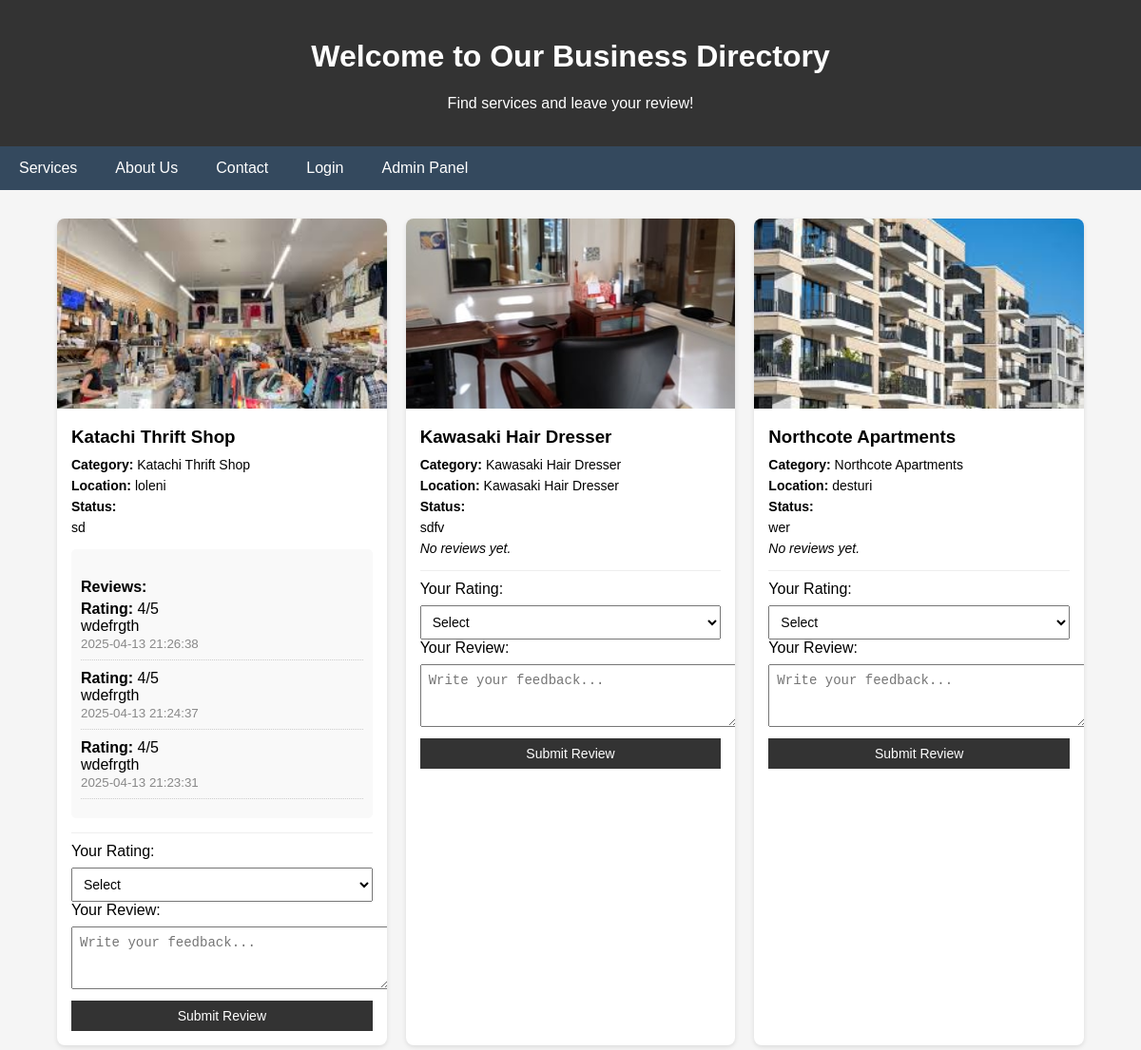
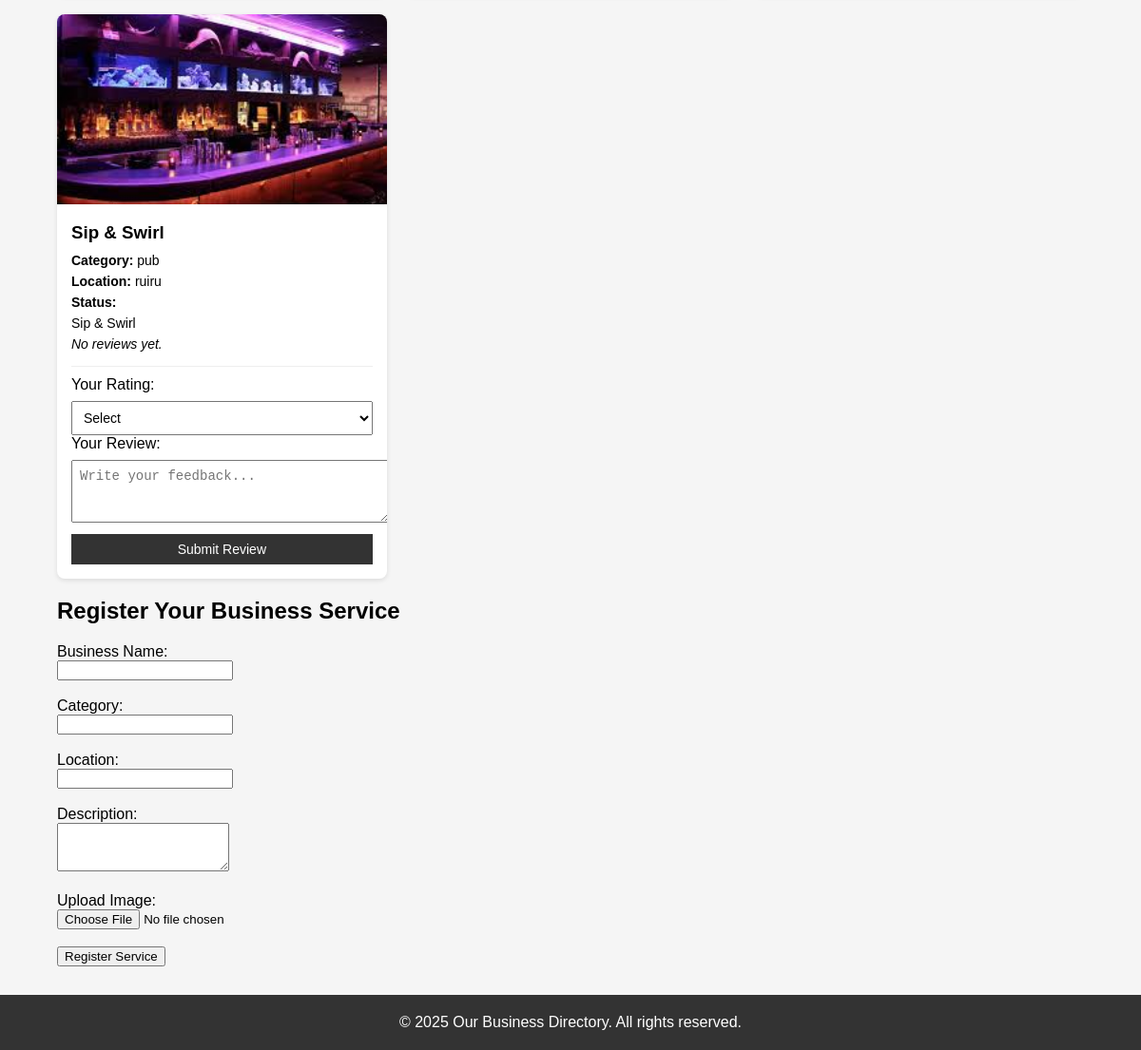
The page / on the database its author committed (2 pictures, top to bottom).
### tables this page shows
CREATE TABLE `services` (
  `id` int(11) NOT NULL,
  `business_name` varchar(255) DEFAULT NULL,
  `description` text DEFAULT NULL,
  `category` varchar(100) DEFAULT NULL,
  `location` varchar(255) DEFAULT NULL,
  `rating` float DEFAULT NULL,
  `image` varchar(255) DEFAULT NULL
);

CREATE TABLE `reviews` (
  `id` int(11) NOT NULL,
  `business_id` int(11) DEFAULT NULL,
  `rating` int(11) DEFAULT NULL,
  `review_text` text DEFAULT NULL,
  `created_at` timestamp NOT NULL DEFAULT current_timestamp()
);

### index.php (the view, shortened to what this page needs)
<?php
$conn = new mysqli("localhost", "root", "", "finder", '3307');
?>
<!DOCTYPE html>
<html lang="en">
<head>
</head>
<body>
<header>
    <h1>Welcome to Our Business Directory</h1>
    <p>Find services and leave your review!</p>
</header>
<nav>
    <a href="#services">Services</a>
    <a href="about.php">About Us</a>
    <a href="contact.php">Contact</a>
    <a href="login.php">Login</a>
    <a href="admin/login.php">Admin Panel</a>
</nav>
<div class="container">
    <div class="services-grid">
        <?php
        $sql = "SELECT * FROM services";
        $result = $conn->query($sql);
        if ($result && $result->num_rows > 0) {
            while ($row = $result->fetch_assoc()) {
                $business_id = $row['id'];
                echo '<div class="card">';
                echo '<img src="' . htmlspecialchars($row['image']) . '" alt="Image">';
                echo '<div class="card-body">';
                echo '<h3>' . htmlspecialchars($row['business_name']) . '</h3>';
                echo '<p><strong>Category:</strong> ' . htmlspecialchars($row['category']) . '</p>';
                echo '<p><strong>Location:</strong> ' . htmlspecialchars($row['location']) . '</p>';
                echo '<p><strong>Status:</strong> ' . htmlspecialchars($row['status']) . '</p>';
                echo '<p>' . htmlspecialchars($row['description']) . '</p>';
                $review_sql = "SELECT * FROM reviews WHERE business_id = $business_id ORDER BY created_at DESC";
                $review_result = $conn->query($review_sql);
                if ($review_result && $review_result->num_rows > 0) {
                    echo '<div class="reviews">';
                    echo '<h4>Reviews:</h4>';
                    while ($review = $review_result->fetch_assoc()) {
                        echo '<div class="review">';
                        echo '<strong>Rating:</strong> ' . htmlspecialchars($review['rating']) . '/5<br>';
                        echo htmlspecialchars($review['review_text']) . '<br>';
                        echo '<small>' . $review['created_at'] . '</small>';
                        echo '</div>';
                    }
                    echo '</div>';
                } else {
                    echo '<p><em>No reviews yet.</em></p>';
                }
                echo '<div class="review-form">';
                echo '<form method="POST">';
                echo '<label for="rating">Your Rating:</label>';
                echo '<select name="rating" required>
                        <option value="">Select</option>
                        <option value="5">5 - Excellent</option>
                        <option value="4">4 - Good</option>
                        <option value="3">3 - Fair</option>
                        <option value="2">2 - Poor</option>
                        <option value="1">1 - Bad</option>
                      </select>';
                echo '<label for="review_text">Your Review:</label>';
                echo '<textarea name="review_text" rows="3" required placeholder="Write your feedback..."></textarea>';
                echo '<button type="submit" name="submit_review">Submit Review</button>';
                echo '</form>';
                echo '</div>';
                echo '</div>';
                echo '</div>';
            }
        } else {
            echo "<p>No services found.</p>";
        }
        ?>
    </div>
    <h2>Register Your Business Service</h2>
    <form method="POST" enctype="multipart/form-data">
        <label>Business Name:</label><br>
        <input type="text" name="business_name" required><br><br>
        <label>Category:</label><br>
        <input type="text" name="category" required><br><br>
        <label>Location:</label><br>
        <input type="text" name="location" required><br><br>
        <label>Description:</label><br>
        <textarea name="description" rows="3" required></textarea><br><br>
        <label>Upload Image:</label><br>
        <input type="file" name="image" accept="image/*" required><br><br>
        <button type="submit" name="register_service">Register Service</button>
    </form>
</div>
<footer>
    &copy; <?php echo date("Y"); ?> Our Business Directory. All rights reserved.
</footer>
</body>
</html>

### index.php (style rules this page uses)
body { font-family: Arial, sans-serif; background: #f5f5f5; margin: 0; padding: 0; }
header, footer { background-color: #333; color: white; text-align: center; padding: 20px; }
nav { background-color: #34495e; overflow: hidden; }
nav a { float: left; display: block; color: #fff; padding: 14px 20px; text-decoration: none; }
.container { width: 90%; max-width: 1200px; margin: auto; padding: 30px 10px; }
.services-grid { display: grid; grid-template-columns: repeat(auto-fill, minmax(300px, 1fr)); gap: 20px; }
.card { background: #fff; border-radius: 8px; overflow: hidden; box-shadow: 0 2px 5px rgba(0,0,0,0.1); transition: 0.3s; }
.card img { width: 100%; height: 200px; object-fit: cover; }
.card-body { padding: 15px; }
.card-body h3 { margin: 0 0 10px; }
.card-body p { margin: 6px 0; font-size: 14px; }
.review-form { margin-top: 15px; padding-top: 10px; border-top: 1px solid #eee; }
.review-form textarea, .review-form select, .review-form button { width: 100%; padding: 8px; margin-top: 8px; font-size: 14px; }
.review-form button { background-color: #333; color: white; border: none; cursor: pointer; }
.reviews { background: #f9f9f9; margin-top: 15px; padding: 10px; border-radius: 5px; }
.reviews h4 { margin-bottom: 5px; }
.review { margin-bottom: 10px; border-bottom: 1px dotted #ccc; padding-bottom: 8px; }
.review small { color: #888; }

### rows shown on the page
services: image (picture), business_name "Katachi Thrift Shop", category "Katachi Thrift Shop", location "loleni", description "sd"
reviews: rating "4", review_text "wdefrgth", created_at "2025-04-13 21:26:38"
reviews: rating "4", review_text "wdefrgth", created_at "2025-04-13 21:24:37"
reviews: rating "4", review_text "wdefrgth", created_at "2025-04-13 21:23:31"
services: image (picture), business_name "Kawasaki Hair Dresser", category "Kawasaki Hair Dresser", location "Kawasaki Hair Dresser", description "sdfv", shows "No reviews yet."
services: image (picture), business_name "Northcote Apartments", category "Northcote Apartments", location "desturi", description "wer", shows "No reviews yet."
services: image (picture), business_name "Sip & Swirl", category "pub", location "ruiru", description "Sip & Swirl", shows "No reviews yet."
